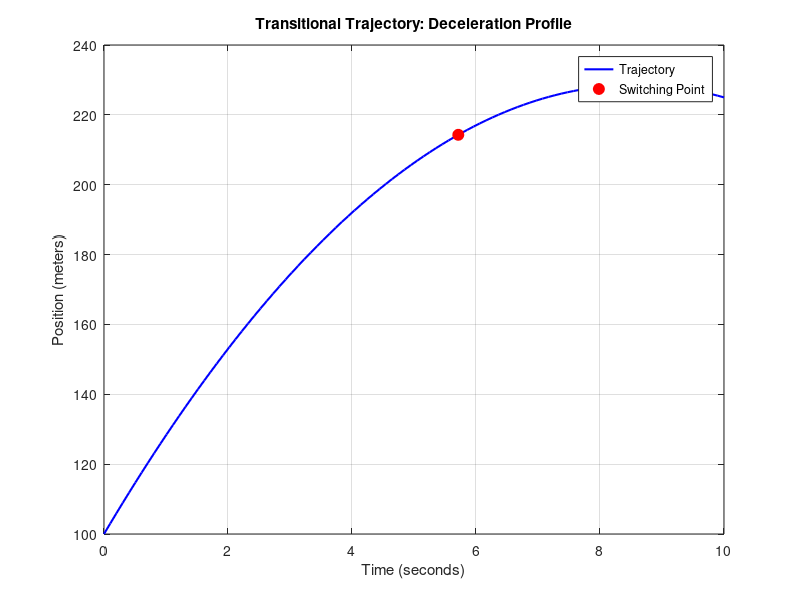

Write the MATLAB code that produced this figure.
% Transitional Trajectory Simulation

% Define parameters
x0 = 100; % Initial position (meters)
v0 = 30;  % Initial velocity (m/s)
a = -3.5; % Deceleration (m/s^2) - negative for slowing down

% Time vector
t = linspace(0, 10, 100); % Time from 0 to 10 seconds

% Deceleration Profile (Parabolic Trajectory)
x = x0 + v0 * t + 0.5 * a * t.^2;

% Switching Line
v_final = 10; % Desired final velocity (m/s)
switching_time = (v_final - v0) / a; % Time to reach final velocity
x_switch = x0 + v0 * switching_time + 0.5 * a * switching_time^2;

% Plot the results
figure;
plot(t, x, 'b', 'LineWidth', 1.5); hold on;
plot(switching_time, x_switch, 'ro', 'MarkerSize', 8, 'MarkerFaceColor', 'r');
title('Transitional Trajectory: Deceleration Profile');
xlabel('Time (seconds)');
ylabel('Position (meters)');
legend('Trajectory', 'Switching Point');
grid on;
